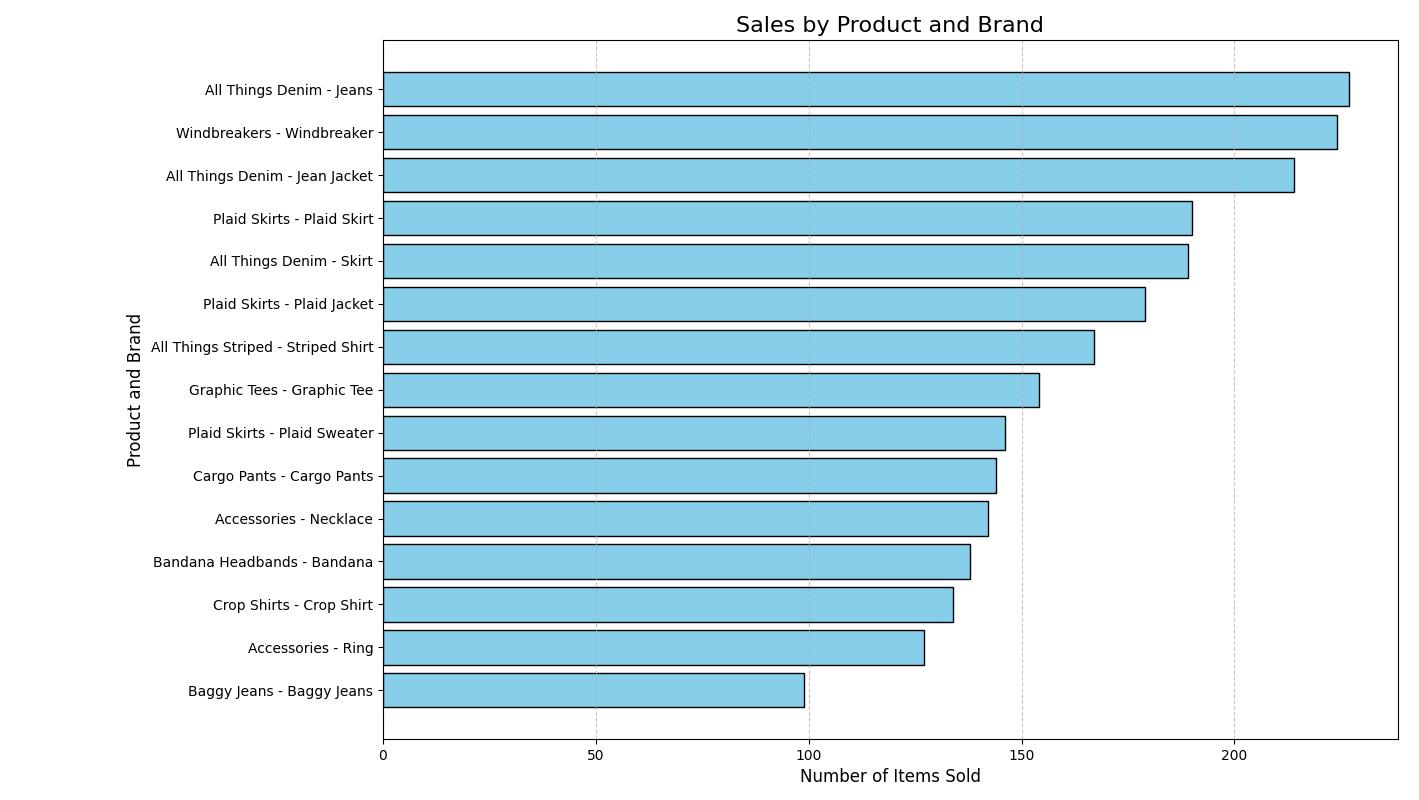

Source code (Python):
import matplotlib.pyplot as plt

# Data
brands = [
    "All Things Denim", "Windbreakers", "All Things Denim", "Plaid Skirts",
    "All Things Denim", "Plaid Skirts", "All Things Striped", "Graphic Tees",
    "Plaid Skirts", "Cargo Pants", "Accessories", "Bandana Headbands",
    "Crop Shirts", "Accessories", "Baggy Jeans"
]
categories = [
    "Jeans", "Windbreaker", "Jean Jacket", "Plaid Skirt", "Skirt",
    "Plaid Jacket", "Striped Shirt", "Graphic Tee", "Plaid Sweater",
    "Cargo Pants", "Necklace", "Bandana", "Crop Shirt", "Ring", "Baggy Jeans"
]
values = [227, 224, 214, 190, 189, 179, 167, 154, 146, 144, 142, 138, 134, 127, 99]

# Combine brands and categories for labels
labels = [f"{brand} - {category}" for brand, category in zip(brands, categories)]

# Create the figure and axis
plt.figure(figsize=(10, 8))

# Plot horizontal bar graph
plt.barh(labels, values, color="skyblue", edgecolor="black")

# Add titles and labels
plt.title("Sales by Product and Brand", fontsize=16)
plt.xlabel("Number of Items Sold", fontsize=12)
plt.ylabel("Product and Brand", fontsize=12)

# Add grid for readability
plt.grid(axis="x", linestyle="--", alpha=0.7)

# Reverse the order of labels to match horizontal bar order
plt.gca().invert_yaxis()

# Show the plot
plt.tight_layout()
plt.show()
